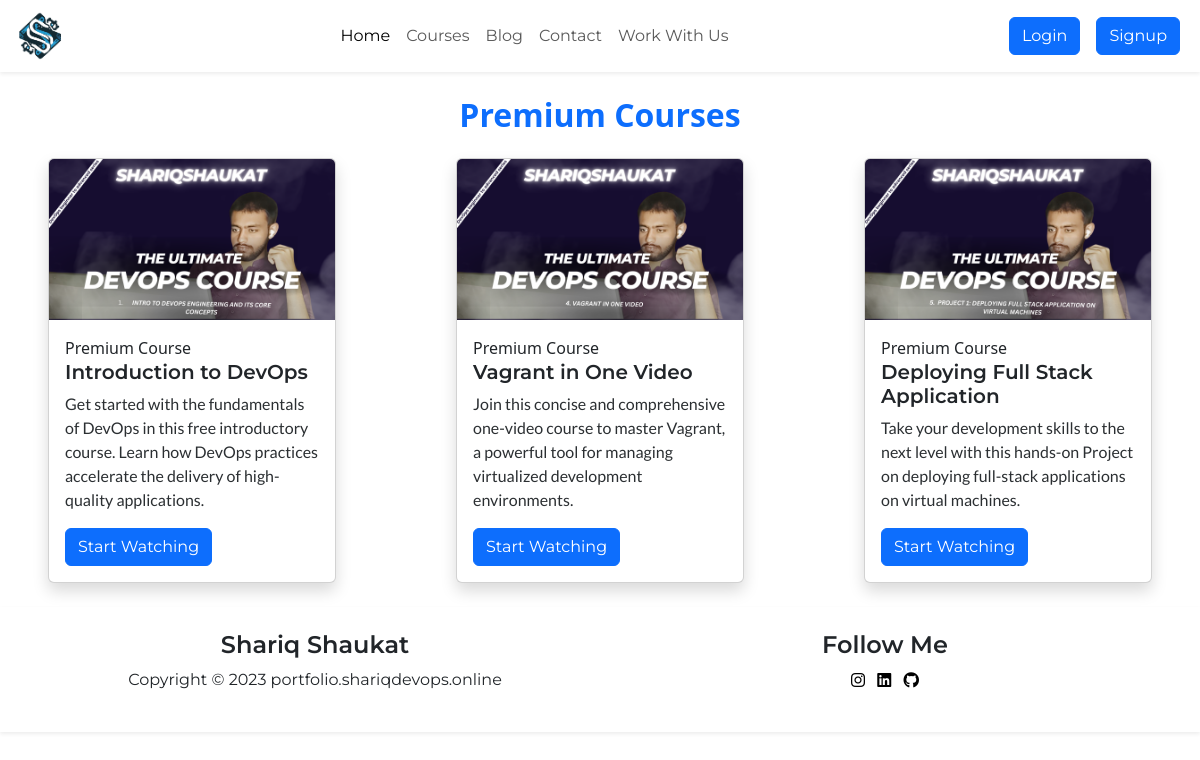
Page /courses/ on the earlier database version.
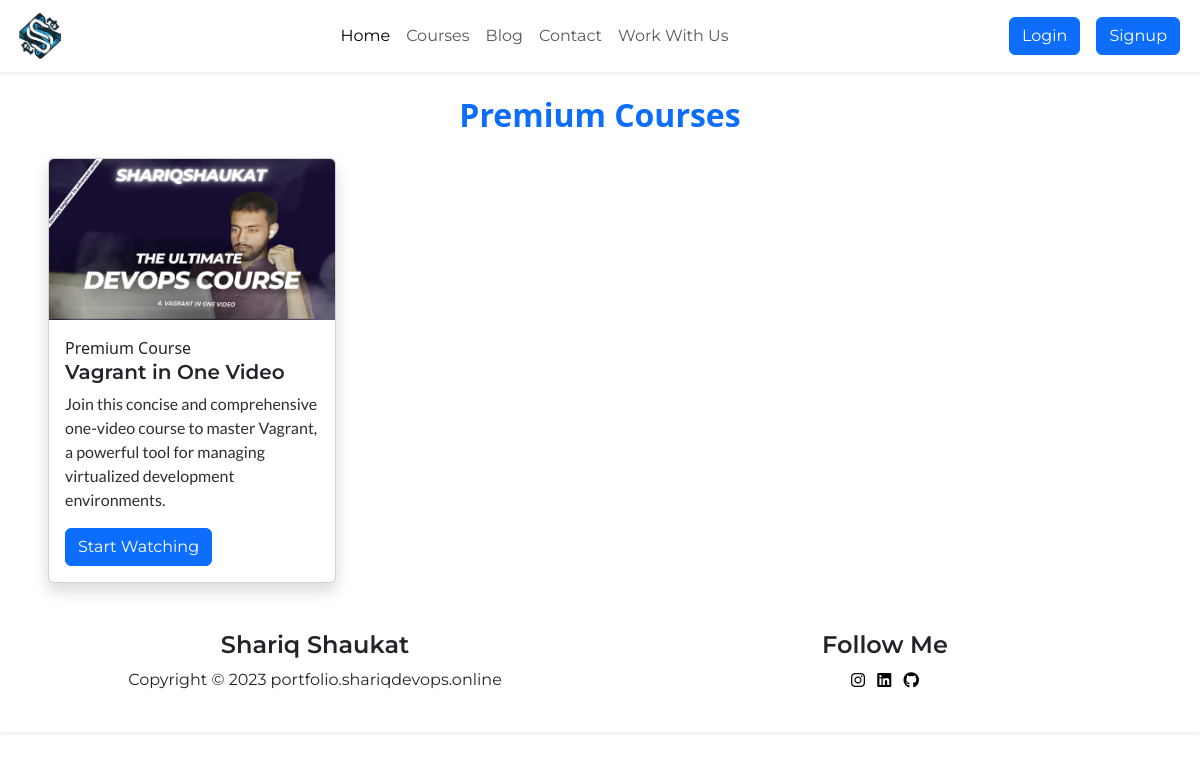
Same page on the later database version.
### myapp/models.py (models this page shows, shortened)
class RCourse(models.Model):
    title = models.CharField(max_length=100)
    description = models.TextField()
    recommended = models.BooleanField(default=False)  # Add this field
    image = models.ImageField(upload_to='rcourse_images')
    video_link = models.CharField(max_length=200, default='')  # Add this field for video links
    overview = models.TextField(blank=True)
    q_and_a = models.TextField(blank=True)
    announcements = models.TextField(blank=True)

### myapp/views.py (the view)
# urls.py: path('courses/', views.CoursesPage, name='courses'),
def CoursesPage(request):
    all_courses = RCourse.objects.filter(recommended=False)
    return render(request, 'courses.html', {'all_courses': all_courses})

### myapp/templates/courses.html (shortened to what this page needs)
{% extends "base.html" %}
{% block body%}
<h2 class="fs-2 text-primary fw-semibold text-center justify-content-center m-4">Premium Courses</h2>
  <div class="row">
    {% for course in all_courses %}
      <div class="col-md-4 mb-4">
        <div class="card shadow m-auto" style="width: 18rem;">
          <img src="{{ course.image.url }}" class="card-img-top" alt="{{ course.title }}">
          <div class="card-body">
            <span class="fw-light fs-6">{% if course.is_free %}Free{% else %}Premium{% endif %} Course</span>
            <h5 class="card-title fw-semibold" style="font-family: 'Montserrat', sans-serif;">{{ course.title }}</h5>
            <p class="card-text text-secondary-emphasis fw-medium" style="font-family: 'Lato', sans-serif;">{{ course.description }}</p>
            <a href="{% url 'watch_course' course.title %}" class="btn btn-primary" style="font-family: 'Montserrat', sans-serif;">Start Watching</a>
          </div>
        </div>
      </div>
    {% endfor %}
  </div>
{% endblock body%}

Differences in the rows shown:
no longer on this page (row edited): RCourse: image (picture), title "Introduction to DevOps", description "Get started with the fundamentals of DevOps in this free introductory course. Learn how DevOps practices accelerate the delivery of high-quality applications."
no longer on this page (row edited): RCourse: image (picture), title "Deploying Full Stack Application", description "Take your development skills to the next level with this hands-on Project on deploying full-stack applications on virtual machines."
